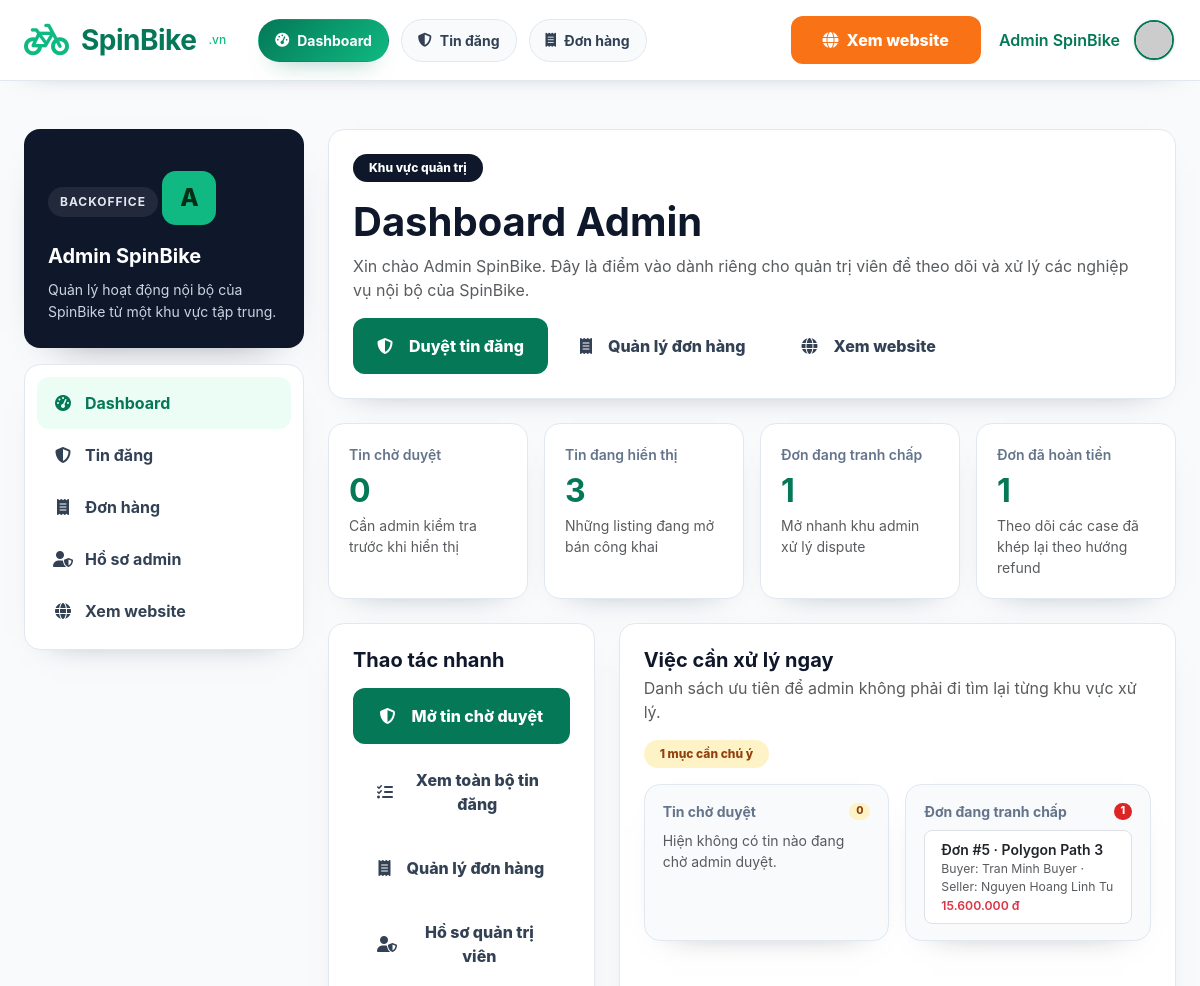
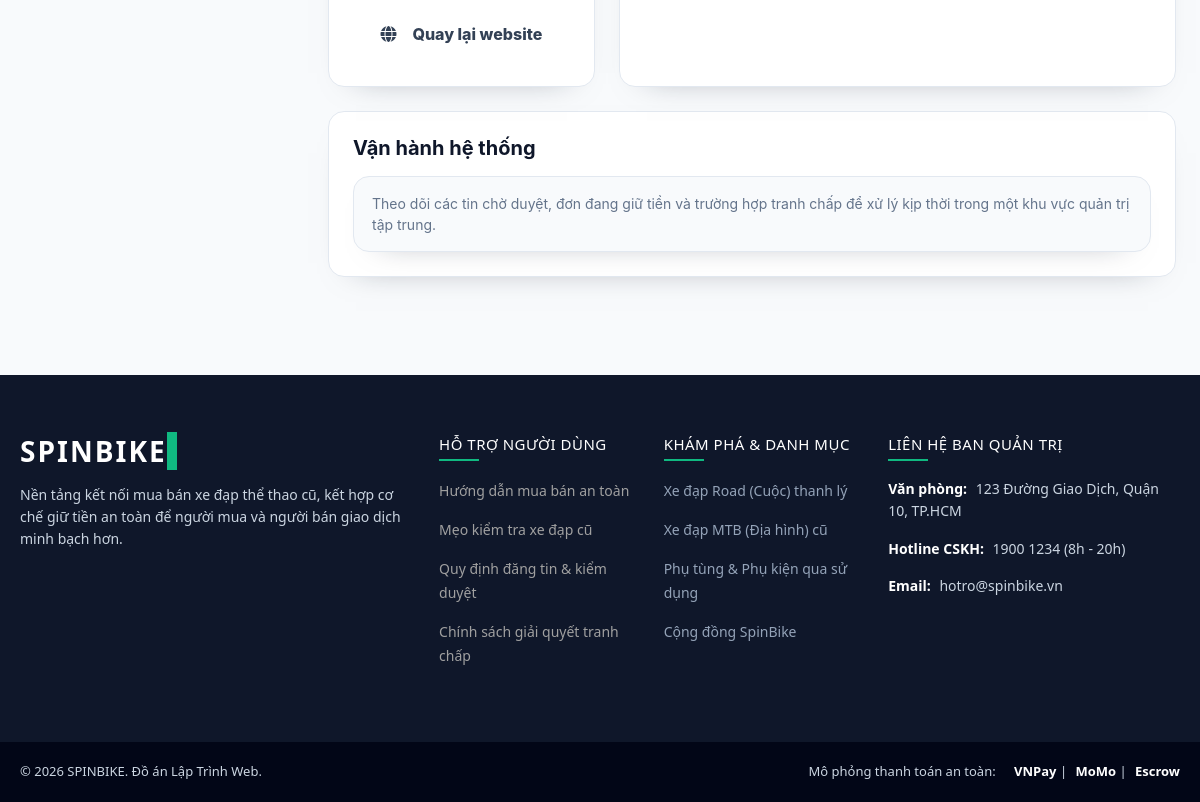
The page /admin (signed in) on the database its author committed (2 pictures, top to bottom).
### tables this page shows
CREATE TABLE `orders` (
  `id` int(11) NOT NULL,
  `buyer_id` int(11) NOT NULL,
  `seller_id` int(11) NOT NULL,
  `product_id` int(11) NOT NULL,
  `amount` decimal(15,2) NOT NULL,
  `status` enum('pending_payment','paid','seller_confirmed','shipping','completed','cancelled') NOT NULL DEFAULT 'pending_payment',
  `created_at` timestamp NOT NULL DEFAULT current_timestamp()
);

CREATE TABLE `products` (
  `id` int(11) NOT NULL,
  `title` varchar(255) NOT NULL,
  `brand` varchar(100) DEFAULT NULL,
  `bike_type` varchar(100) DEFAULT NULL,
  `price` decimal(15,2) NOT NULL,
  `location` varchar(255) DEFAULT NULL,
  `description` text DEFAULT NULL,
  `frame_size` varchar(50) DEFAULT NULL,
  `condition_percent` int(11) DEFAULT NULL,
  `listing_status` enum('pending','approved','rejected','sold','hidden') NOT NULL DEFAULT 'pending',
  `approval_note` varchar(255) DEFAULT NULL,
  `approved_at` timestamp NULL DEFAULT NULL,
  `sold_at` timestamp NULL DEFAULT NULL,
  `created_at` timestamp NOT NULL DEFAULT current_timestamp(),
  `seller_id` int(11) NOT NULL
);

CREATE TABLE `users` (
  `id` int(11) NOT NULL,
  `name` varchar(255) NOT NULL,
  `email` varchar(255) NOT NULL,
  `password` varchar(255) NOT NULL,
  `phone` varchar(20) DEFAULT NULL,
  `avatar` varchar(500) DEFAULT NULL,
  `role` enum('user','admin') NOT NULL DEFAULT 'user',
  `balance` decimal(15,2) NOT NULL DEFAULT 0.00,
  `created_at` timestamp NOT NULL DEFAULT current_timestamp(),
  `reset_token` varchar(255) DEFAULT NULL,
  `reset_token_expire` datetime DEFAULT NULL
);

### app/views/admin/dashboard.php (the view, shortened to what the rows shown need)
<?php
require_once __DIR__ . '/../../../config/config.php';
$recentDisputedOrders = [];
$database = new Database();
$db = $database->getConnectionOrNull();
if (!$db) {
    $dashboardError = 'Không thể tải số liệu dashboard lúc này vì kết nối dữ liệu đang gặp sự cố.';
} else {
    try {
        $disputeStmt = $db->prepare("
            SELECT
                o.id,
                o.amount,
                o.created_at,
                p.title AS product_title,
                buyer.name AS buyer_name,
                seller.name AS seller_name
            FROM orders o
            LEFT JOIN escrows e ON e.order_id = o.id
            LEFT JOIN products p ON p.id = o.product_id
            LEFT JOIN users buyer ON buyer.id = o.buyer_id
            LEFT JOIN users seller ON seller.id = o.seller_id
            WHERE e.status = ?
            ORDER BY o.created_at DESC, o.id DESC
            LIMIT 5
        ");
        $disputeStmt->execute([ProjectFlow::ESCROW_DISPUTED]);
        $recentDisputedOrders = $disputeStmt->fetchAll(PDO::FETCH_ASSOC);
    } catch (Throwable $exception) {
        $dashboardError = 'Dashboard hiện chưa thể tải đủ số liệu. Vui lòng thử lại sau.';
    }
}
include __DIR__ . '/../layouts/header.php';
?>
<div class="container py-5 admin-layout-shell">
    <div class="admin-layout-grid">
        <main class="admin-main-content">
            <div class="profile-card mb-4">
                <div class="d-flex justify-content-between align-items-start gap-3 flex-wrap">
                    <div>
                        <h1 class="fw-bold mb-2">Dashboard Admin</h1>
                    </div>
                </div>
            </div>
            <div class="row g-4 mb-4">
        <div class="col-lg-8">
            <div class="profile-card h-100">
                <div class="row g-3">
                    <div class="col-md-6">
                        <div class="order-status-note h-100 mb-0">
                            <?php if (empty($recentDisputedOrders)): ?>
                            <p class="mb-0 text-muted">Hiện không có đơn nào đang tranh chấp.</p>
                            <?php else: ?>
                            <div class="d-grid gap-2">
                                <?php foreach ($recentDisputedOrders as $order): ?>
                                <a href="<?php echo route_url('order', ['id' => (int) $order['id']]); ?>" class="text-decoration-none">
                                    <div class="border rounded-3 px-3 py-2 bg-white">
                                        <div class="fw-semibold text-dark">Đơn #<?php echo (int) $order['id']; ?> · <?php echo htmlspecialchars((string) ($order['product_title'] ?? 'Xe đạp')); ?></div>
                                        <div class="small text-muted">
                                            Buyer: <?php echo htmlspecialchars((string) ($order['buyer_name'] ?? 'Đang cập nhật')); ?> ·
                                            Seller: <?php echo htmlspecialchars((string) ($order['seller_name'] ?? 'Đang cập nhật')); ?>
                                        </div>
                                        <div class="small text-danger fw-semibold">
                                            <?php echo is_numeric($order['amount'] ?? null) ? number_format((float) $order['amount'], 0, ',', '.') . ' đ' : 'Đang cập nhật'; ?>
                                        </div>
                                    </div>
                                </a>
                                <?php endforeach; ?>
                            </div>
                            <?php endif; ?>
                        </div>
                    </div>
                </div>
            </div>
        </div>
            </div>
        </main>
    </div>
</div>
<?php include __DIR__ . '/../layouts/footer.php'; ?>

### rows shown on the page
orders: id "5", product.title "Polygon Path 3", buyer.name "Tran Minh Buyer", seller.name "Nguyen Hoang Linh Tu", amount "15.600.000"

### other values the page prints
$displayUserName "Admin SpinBike"
$adminSidebarInitial "A"
$adminSidebarName "Admin SpinBike"
$adminName "Admin SpinBike"
$stats['pending_listings'] "0"
$stats['approved_listings'] "3"
$stats['disputed_orders'] "1"
$stats['refunded_orders'] "1"
$stats['pending_listings'] + $stats['disputed_orders'] "1"
$link['title'] "Hướng dẫn mua bán an toàn"
$link['title'] "Mẹo kiểm tra xe đạp cũ"
$link['title'] "Quy định đăng tin & kiểm duyệt"
$link['title'] "Chính sách giải quyết tranh chấp"
$link "Xe đạp Road (Cuộc) thanh lý"
$link "Xe đạp MTB (Địa hình) cũ"
